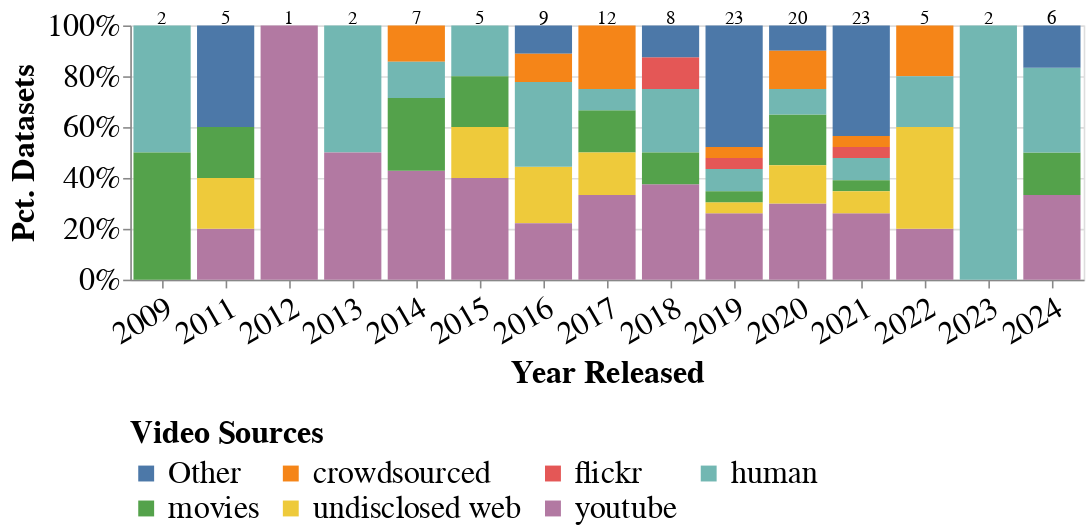

Notebook cell for this chart:
### Code cell
base_sourceyear = alt.Chart(
    df_videosourceyears
).mark_bar().encode(
    x=alt.X(
        "Year Released:N",
        title="Year Released",
        sort=YEARS_ORDER,
        axis=alt.Axis(labelAngle=-30)
    ),
    y=alt.Y(
        "count():Q",
        stack="normalize",
        axis=alt.Axis(format="%"),
        title="Pct. Datasets"
    ),
    color=alt.Color(
        "Video Sources:N",
        title="Video Sources"
    )
).properties(
    width=600,
    height=160
)

text_sourceyear = alt.Chart(df_videosourceyears).mark_text(
    dy=-90,
    align="center",
    baseline="top",
    fontSize=12
).encode(
    x=alt.X(
        "Year Released:N",
        title="Year Released",
        sort=YEARS_ORDER
    ),
    text="count():Q"
)

chart_sourceyear = (base_sourceyear + text_sourceyear).configure_axis(
    labelFontSize=FONT_SIZE,
    titleFontSize=FONT_SIZE
).configure_legend(
    labelFontSize=FONT_SIZE,
    titleFontSize=FONT_SIZE,
    orient=LEGEND_POSITION,
    columns=4,
    labelLimit=MAX_LABELLIMIT
)


if PLOT_TOFILE:
    chart_sourceyear.save(
        os.path.join(PLOT_DIR, "video_sourcecategories-years.png"),
        ppi=PLOT_PPI
    )

chart_sourceyear

### Figure 1 — Vega-Lite specification as saved in the notebook (floating-point values rounded to 4 significant figures; data arrays with more than 128 entries replaced by an {"elided": "..."} marker saying what was removed)
{"config": {"title": {"font": "Times New Roman"}, "axis": {"labelFont": "Times New Roman", "titleFont": "Times New Roman", "labelFontSize": 20, "titleFontSize": 20}, "header": {"labelFont": "Times New Roman", "titleFont": "Times New Roman"}, "legend": {"labelFont": "Times New Roman", "titleFont": "Times New Roman", "columns": 4, "labelFontSize": 20, "labelLimit": 1000, "orient": "bottom", "titleFontSize": 20}, "text": {"font": "Times New Roman"}}, "layer": [{"mark": {"type": "bar"}, "encoding": {"color": {"field": "Video Sources", "title": "Video Sources", "type": "nominal"}, "x": {"axis": {"labelAngle": -30}, "field": "Year Released", "sort": ["<2004", "2004", "2005", "2006", "2007", "2008", "2009", "2010", "2011", "2012", "2013", "2014", "2015", "2016", "2017", "2018", "2019", "2020", "2021", "2022", "2023", "2024"], "title": "Year Released", "type": "nominal"}, "y": {"aggregate": "count", "axis": {"format": "%"}, "stack": "normalize", "title": "Pct. Datasets", "type": "quantitative"}}}, {"mark": {"type": "text", "align": "center", "baseline": "top", "dy": -90, "fontSize": 12}, "encoding": {"text": {"aggregate": "count", "type": "quantitative"}, "x": {"field": "Year Released", "sort": ["<2004", "2004", "2005", "2006", "2007", "2008", "2009", "2010", "2011", "2012", "2013", "2014", "2015", "2016", "2017", "2018", "2019", "2020", "2021", "2022", "2023", "2024"], "title": "Year Released", "type": "nominal"}}}], "data": {"name": "data-1e9feeadaef45a8f9a62e99c28759dee"}, "height": 160, "width": 600, "$schema": "https://vega.github.io/schema/vega-lite/v5.20.1.json", "datasets": {"data-1e9feeadaef45a8f9a62e99c28759dee": {"elided": "130 records"}}}
